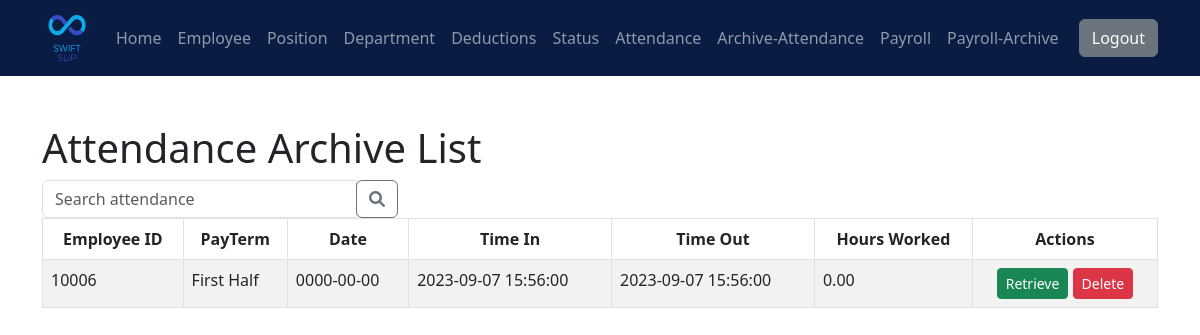
Page /SwiftPay/archive_attendance/archive_attendance.php (signed in) on the committed database.
### tables this page shows
CREATE TABLE `archive_attendance` (
  `attendance_id` int(11) NOT NULL,
  `employee_id` int(11) DEFAULT NULL,
  `date` date DEFAULT NULL,
  `pay_term` varchar(20) DEFAULT NULL,
  `time_in` datetime DEFAULT NULL,
  `time_out` datetime DEFAULT NULL,
  `hours_worked` decimal(10,2) NOT NULL
);

### SwiftPay/archive_attendance/archive_attendance.php (the view, shortened to what this page needs)
<?php
include '../nav/nav_bar.php';
include '../connect.php';
$query = "SELECT * FROM archive_attendance";
$result = mysqli_query($con, $query);
$attendanceData = array();
while ($row = mysqli_fetch_assoc($result)) {
    $attendanceData[] = $row;
}
?>
<!DOCTYPE html>
<html lang="en">
<head>
    <link rel="stylesheet" href="https://cdnjs.cloudflare.com/ajax/libs/font-awesome/6.0.0-beta3/css/all.min.css">
</head>
<body>
    <div class="container mt-5">
        <div class="row">
            <div class="col-md-9">
                <h1>Attendance Archive List</h1>
            </div>
            <div class="col-md-4">
                <div class="d-flex">
                    <form class="flex-grow-1" method="GET" action="">
                        <div class="input-group">
                            <input type="text" class="form-control" name="search" placeholder="Search attendance">
                            <div class="input-group-append">
                                <button class="btn btn-outline-secondary" type="submit">
                                    <i class="fas fa-search"></i>
                                </button>
                            </div>
                        </div>
                    </form>
                </div>
            </div>
        </div>
        <table class="table table-striped table-bordered table-hover">
            <thead class="thead-dark text-center">
                <tr>
                    <th>Employee ID</th>
                    <th>PayTerm</th>
                    <th>Date</th>
                    <th>Time In</th>
                    <th>Time Out</th>
                    <th>Hours Worked</th>
                    <th>Actions</th>
                </tr>
            </thead>
            <tbody>
                <?php foreach ($attendanceData as $attendance) { ?>
                    <tr>
                        <td>
                            <?php echo $attendance['employee_id']; ?>
                        </td>
                        <td>
                            <?php echo $attendance['pay_term']; ?>
                        </td>
                        <td>
                            <?php echo $attendance['date']; ?>
                        </td>
                        <td>
                            <?php echo $attendance['time_in']; ?>
                        </td>
                        <td>
                            <?php echo $attendance['time_out']; ?>
                        </td>
                        <td>
                            <?php echo $attendance['hours_worked']; ?>
                        </td>
                        <td class="text-center">
                        <a href="retrieve_process.php?attendance_id=<?php echo $attendance['attendance_id']; ?>"
                                class="btn btn-success btn-sm">Retrieve</a>
                            <a href="delete_archive_attendance.php?attendance_id=<?php echo $attendance['attendance_id']; ?>"
                                class="btn btn-danger btn-sm">Delete</a>
                        </td>
                    </tr>
                <?php } ?>
            </tbody>
        </table>
    </div>
</body>
</html>

### rows in the picture
archive_attendance: employee "10006", pay_term "First Half", date "0000-00-00", time_in "2023-09-07 15:56:00", time_out "2023-09-07 15:56:00", hours_worked "0.00"
